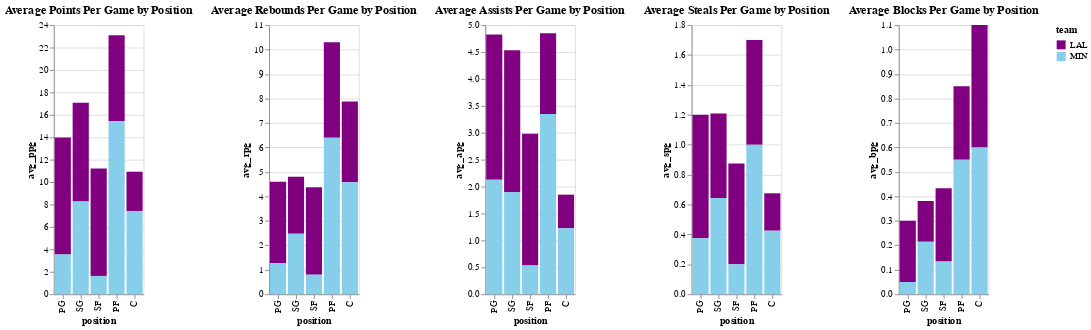

The notebook cell this image was saved under:
### Markdown cell above
## Player Position Analysis

### Code cell
position_stats = teams_df.groupby(['team', 'position']).agg(
    avg_ppg=('ppg', 'mean'),
    avg_rpg=('rpg', 'mean'),
    avg_apg=('apg', 'mean'),
    avg_bpg=('bpg', 'mean'),
    avg_spg=('spg', 'mean'),
).reset_index()

color_map = {'LAL': 'purple', 'MIN': 'skyblue'}

position_order = ['PG', 'SG', 'SF', 'PF', 'C']

ppg_position_chart = alt.Chart(position_stats).mark_bar().encode(
    x=alt.X('position:N', sort=position_order),
    y='avg_ppg:Q',
    color=alt.Color('team:N', scale=alt.Scale(domain=['LAL', 'MIN'], range=['purple', 'skyblue'])),
    tooltip=['team:N', 'position:N', 'avg_ppg:Q']
).properties(
    title='Average Points Per Game by Position'
)

rpg_position_chart = alt.Chart(position_stats).mark_bar().encode(
    x=alt.X('position:N', sort=position_order),
    y='avg_rpg:Q',
    color=alt.Color('team:N', scale=alt.Scale(domain=['LAL', 'MIN'], range=['purple', 'skyblue'])),
    tooltip=['team:N', 'position:N', 'avg_rpg:Q']
).properties(
    title='Average Rebounds Per Game by Position'
)

apg_position_chart = alt.Chart(position_stats).mark_bar().encode(
    x=alt.X('position:N', sort=position_order),
    y='avg_apg:Q',
    color=alt.Color('team:N', scale=alt.Scale(domain=['LAL', 'MIN'], range=['purple', 'skyblue'])),
    tooltip=['team:N', 'position:N', 'avg_apg:Q']
).properties(
    title='Average Assists Per Game by Position'
)

spg_position_chart = alt.Chart(position_stats).mark_bar().encode(
    x=alt.X('position:N', sort=position_order),
    y='avg_spg:Q',
    color=alt.Color('team:N', scale=alt.Scale(domain=['LAL', 'MIN'], range=['purple', 'skyblue'])),
    tooltip=['team:N', 'position:N', 'avg_spg:Q']
).properties(
    title='Average Steals Per Game by Position'
)

bpg_position_chart = alt.Chart(position_stats).mark_bar().encode(
    x=alt.X('position:N', sort=position_order),
    y='avg_bpg:Q',
    color=alt.Color('team:N', scale=alt.Scale(domain=['LAL', 'MIN'], range=['purple', 'skyblue'])),
    tooltip=['team:N', 'position:N', 'avg_bpg:Q']
).properties(
    title='Average Blocks Per Game by Position'
)



position_analysis_side_by_side = alt.hconcat(
    ppg_position_chart,
    rpg_position_chart,
    apg_position_chart,
    spg_position_chart,
    bpg_position_chart
)

position_analysis_side_by_side

### Figure 1 — Vega-Lite specification as saved in the notebook (floating-point values rounded to 4 significant figures)
{"config": {"view": {"continuousWidth": 300, "continuousHeight": 300}}, "hconcat": [{"mark": {"type": "bar"}, "encoding": {"color": {"field": "team", "scale": {"domain": ["LAL", "MIN"], "range": ["purple", "skyblue"]}, "type": "nominal"}, "tooltip": [{"field": "team", "type": "nominal"}, {"field": "position", "type": "nominal"}, {"field": "avg_ppg", "type": "quantitative"}], "x": {"field": "position", "sort": ["PG", "SG", "SF", "PF", "C"], "type": "nominal"}, "y": {"field": "avg_ppg", "type": "quantitative"}}, "title": "Average Points Per Game by Position"}, {"mark": {"type": "bar"}, "encoding": {"color": {"field": "team", "scale": {"domain": ["LAL", "MIN"], "range": ["purple", "skyblue"]}, "type": "nominal"}, "tooltip": [{"field": "team", "type": "nominal"}, {"field": "position", "type": "nominal"}, {"field": "avg_rpg", "type": "quantitative"}], "x": {"field": "position", "sort": ["PG", "SG", "SF", "PF", "C"], "type": "nominal"}, "y": {"field": "avg_rpg", "type": "quantitative"}}, "title": "Average Rebounds Per Game by Position"}, {"mark": {"type": "bar"}, "encoding": {"color": {"field": "team", "scale": {"domain": ["LAL", "MIN"], "range": ["purple", "skyblue"]}, "type": "nominal"}, "tooltip": [{"field": "team", "type": "nominal"}, {"field": "position", "type": "nominal"}, {"field": "avg_apg", "type": "quantitative"}], "x": {"field": "position", "sort": ["PG", "SG", "SF", "PF", "C"], "type": "nominal"}, "y": {"field": "avg_apg", "type": "quantitative"}}, "title": "Average Assists Per Game by Position"}, {"mark": {"type": "bar"}, "encoding": {"color": {"field": "team", "scale": {"domain": ["LAL", "MIN"], "range": ["purple", "skyblue"]}, "type": "nominal"}, "tooltip": [{"field": "team", "type": "nominal"}, {"field": "position", "type": "nominal"}, {"field": "avg_spg", "type": "quantitative"}], "x": {"field": "position", "sort": ["PG", "SG", "SF", "PF", "C"], "type": "nominal"}, "y": {"field": "avg_spg", "type": "quantitative"}}, "title": "Average Steals Per Game by Position"}, {"mark": {"type": "bar"}, "encoding": {"color": {"field": "team", "scale": {"domain": ["LAL", "MIN"], "range": ["purple", "skyblue"]}, "type": "nominal"}, "tooltip": [{"field": "team", "type": "nominal"}, {"field": "position", "type": "nominal"}, {"field": "avg_bpg", "type": "quantitative"}], "x": {"field": "position", "sort": ["PG", "SG", "SF", "PF", "C"], "type": "nominal"}, "y": {"field": "avg_bpg", "type": "quantitative"}}, "title": "Average Blocks Per Game by Position"}], "data": {"name": "data-f8a661c3f69de7ed74769e00b4daf114"}, "$schema": "https://vega.github.io/schema/vega-lite/v5.20.1.json", "datasets": {"data-f8a661c3f69de7ed74769e00b4daf114": [{"team": "LAL", "position": "C", "avg_ppg": 3.5, "avg_rpg": 3.3, "avg_apg": 0.625, "avg_bpg": 0.5, "avg_spg": 0.25}, {"team": "LAL", "position": "PF", "avg_ppg": 7.65, "avg_rpg": 3.9, "avg_apg": 1.5, "avg_bpg": 0.3, "avg_spg": 0.7}, {"team": "LAL", "position": "PG", "avg_ppg": 10.43, "avg_rpg": 3.325, "avg_apg": 2.7, "avg_bpg": 0.25, "avg_spg": 0.825}, {"team": "LAL", "position": "SF", "avg_ppg": 9.575, "avg_rpg": 3.575, "avg_apg": 2.45, "avg_bpg": 0.3, "avg_spg": 0.675}, {"team": "LAL", "position": "SG", "avg_ppg": 8.8, "avg_rpg": 2.333, "avg_apg": 2.633, "avg_bpg": 0.1667, "avg_spg": 0.5667}, {"team": "MIN", "position": "C", "avg_ppg": 7.425, "avg_rpg": 4.575, "avg_apg": 1.225, "avg_bpg": 0.6, "avg_spg": 0.425}, {"team": "MIN", "position": "PF", "avg_ppg": 15.45, "avg_rpg": 6.4, "avg_apg": 3.35, "avg_bpg": 0.55, "avg_spg": 1.0}, {"team": "MIN", "position": "PG", "avg_ppg": 3.55, "avg_rpg": 1.275, "avg_apg": 2.125, "avg_bpg": 0.05, "avg_spg": 0.375}, {"team": "MIN", "position": "SF", "avg_ppg": 1.633, "avg_rpg": 0.8, "avg_apg": 0.5333, "avg_bpg": 0.1333, "avg_spg": 0.2}, {"team": "MIN", "position": "SG", "avg_ppg": 8.271, "avg_rpg": 2.471, "avg_apg": 1.9, "avg_bpg": 0.2143, "avg_spg": 0.6429}]}}
